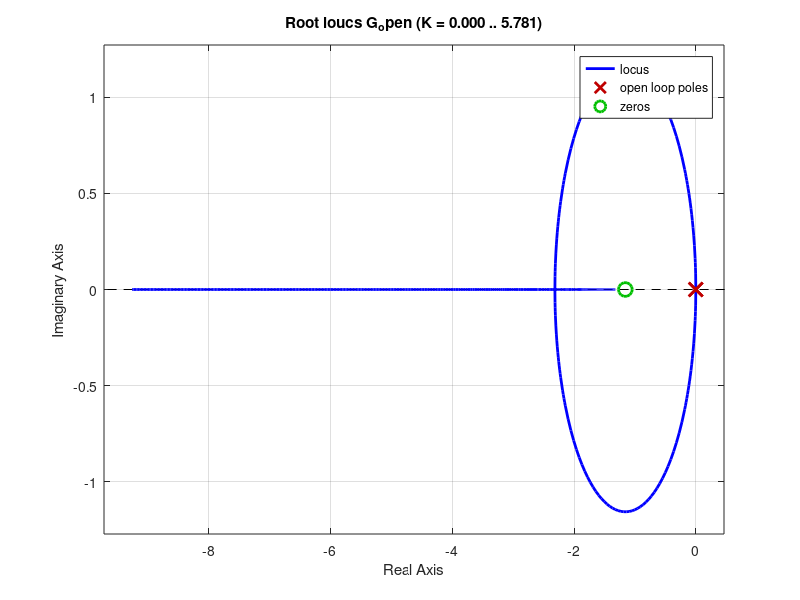
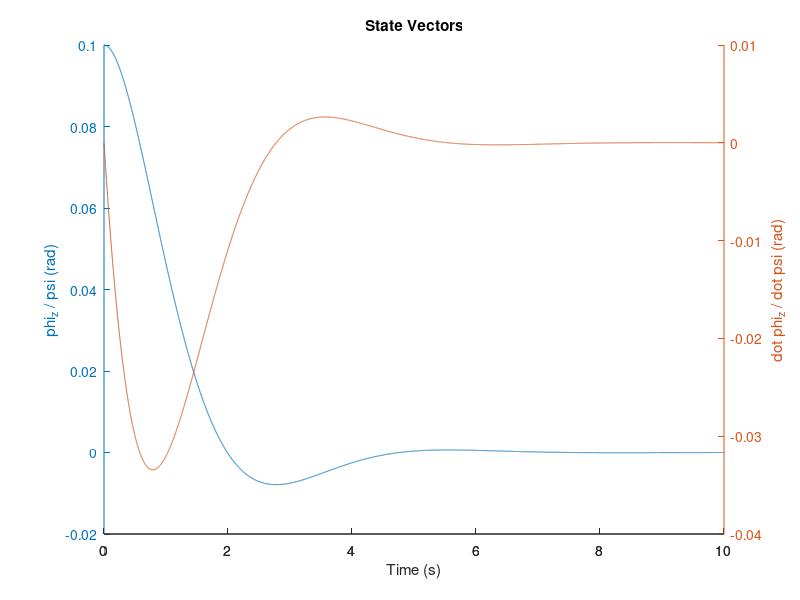
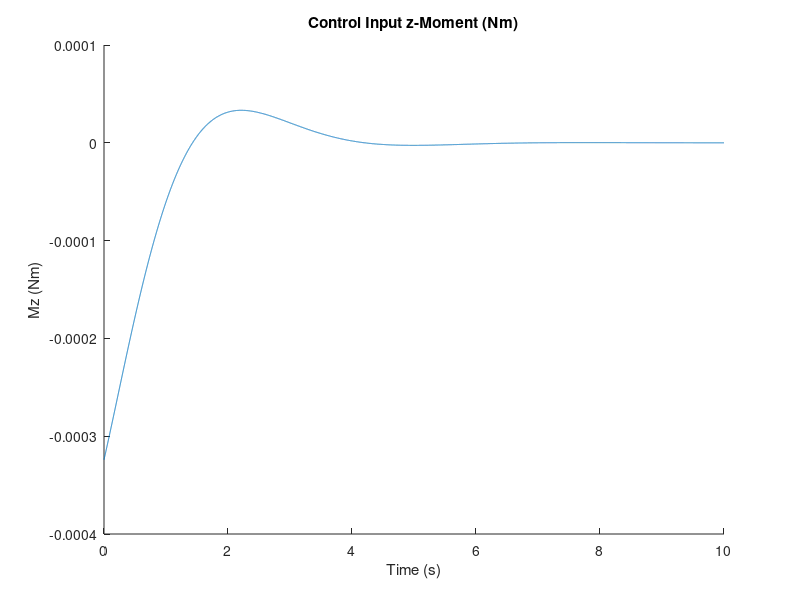

The MATLAB source for these figures, in order:
%% Yaw Controller

%% System Definition

s = tf('s') ;
I3 = 1.53e-3;
% Yaw transfer function ddot psi = Mz / Ibz 
G = 1  / (s^2 * I3);

% PD Controller
Kp = 0.00324;
Kd = 0.0028;

% State-Space Gain Matrix
K = [Kp Kd];
csvwrite('K_yaw.csv', K);


% PD Controller 
C = Kp + Kd * s;

% Open-loop System
G_open = G * C;

G_cl = feedback(G * C, 1);

% Assert system is stable
rlocus(G_open); 

% Convert to State-Space Model
SScl = ss(G_cl);

% Simulate SS Model
t = 0 : 0.001 : 10;
r = zeros(1, length(t));
X0 = [0.1; 0;];
[y,t,x]=lsim(SScl,r',t, X0);

% Feedback Control Law u = - K x
u_control = - (K * x')';

%% Plot Results
figure;
hold on
[AX,~,~] = plotyy(t,x(:, 1),t,x(:, 2),'plot');

title('State Vectors')
set(get(AX(1),'Ylabel'),'String','phi_z / psi (rad)')
set(get(AX(2),'Ylabel'),'String','dot phi_z / dot psi (rad)')
xlabel('Time (s)')

hold off

figure;
hold on
plot(t, u_control);
title('Control Input z-Moment (Nm)')
ylabel('Mz (Nm)')
xlabel('Time (s)')
hold off
